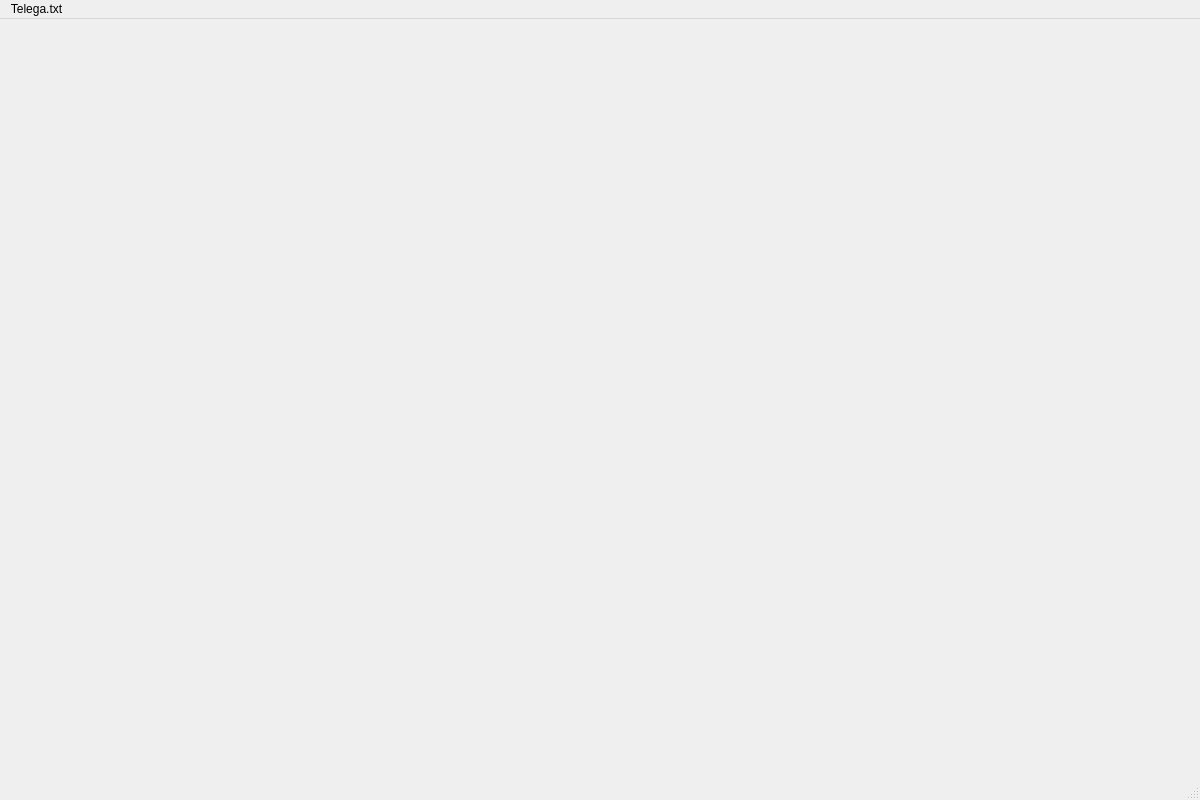
<?xml version="1.0" encoding="UTF-8"?>
<ui version="4.0">
 <class>MainWindow</class>
 <widget class="QMainWindow" name="MainWindow">
  <property name="geometry">
   <rect>
    <x>0</x>
    <y>0</y>
    <width>1200</width>
    <height>800</height>
   </rect>
  </property>
  <property name="minimumSize">
   <size>
    <width>1200</width>
    <height>800</height>
   </size>
  </property>
  <property name="maximumSize">
   <size>
    <width>1200</width>
    <height>800</height>
   </size>
  </property>
  <property name="windowTitle">
   <string>MainWindow</string>
  </property>
  <widget class="QWidget" name="centralwidget"/>
  <widget class="QMenuBar" name="menubar">
   <property name="geometry">
    <rect>
     <x>0</x>
     <y>0</y>
     <width>1200</width>
     <height>22</height>
    </rect>
   </property>
   <widget class="QMenu" name="menuTelega_txt">
    <property name="title">
     <string>Telega.txt</string>
    </property>
   </widget>
   <addaction name="menuTelega_txt"/>
  </widget>
  <widget class="QStatusBar" name="statusbar"/>
 </widget>
 <resources/>
 <connections/>
</ui>
